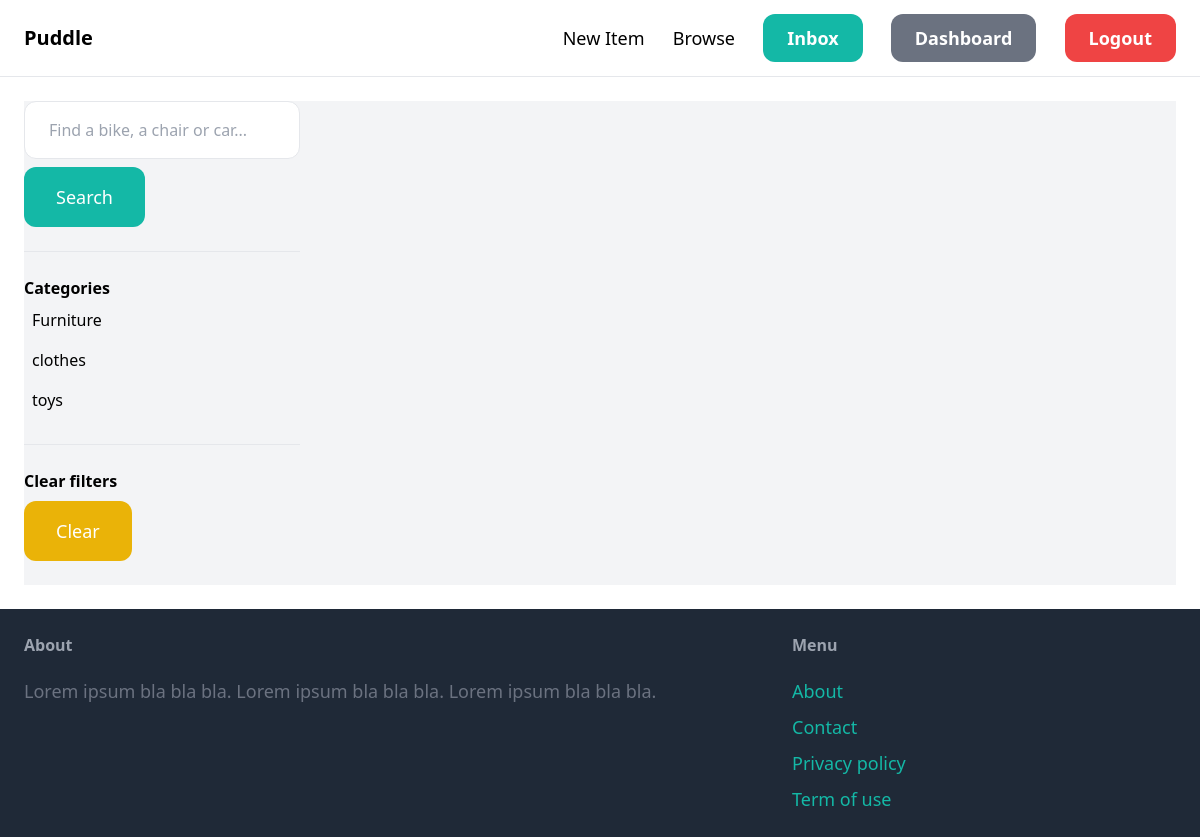
The app's page /item/?query=&category=5 (signed in), older data.
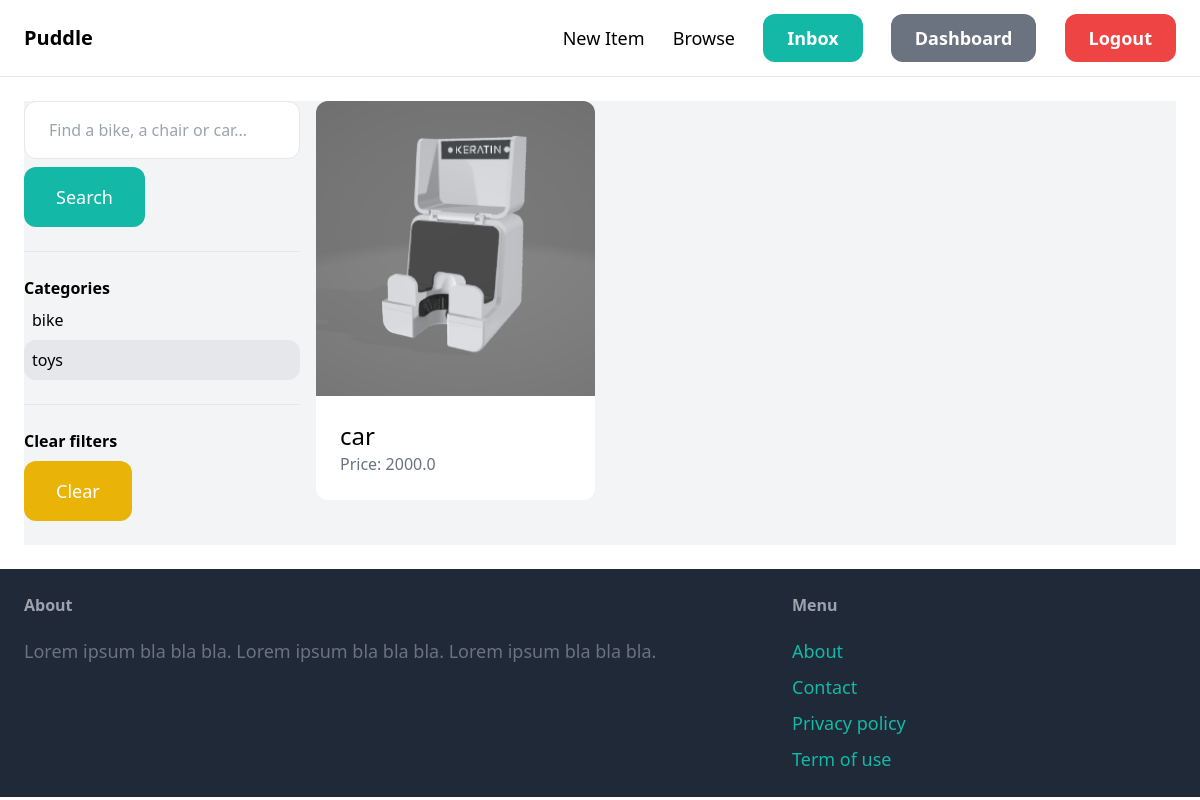
The same page, newer data.
### item/models.py (models this page shows, shortened)
class Category(models.Model):
    name = models.CharField(max_length=255)
    class Meta:
        ordering = ('name',)
        verbose_name_plural = "Categories"

class Item(models.Model):
    category = models.ForeignKey(Category, related_name='items', on_delete=models.CASCADE)
    name = models.CharField(max_length=255)
    description = models.TextField(blank=True, null=True)
    price = models.FloatField()
    image = models.ImageField(upload_to='item_images', blank=True, null=True)
    is_sold = models.BooleanField(default=False)
    created_by = models.ForeignKey(User, related_name='items', on_delete=models.CASCADE)
    created_at = models.DateTimeField(auto_now_add=True)

### item/views.py (the view)
# urls.py: path("",views.items , name="items"),
def items(request):
    query = request.GET.get('query', '')
    categories = Category.objects.all()
    category_id = request.GET.get('category', 0)
    items = Item.objects.filter(is_sold=False)
    if category_id:
        items = items.filter(category=category_id)
    if query:
        items = items.filter(Q(name__icontains=query) | Q(description__icontains=query))
    return render(request, 'item/items.html',{
        "items" : items,
        'qurey':query,
        'categories': categories,
        'category_id' : int(category_id)
    })

### item/templates/item/items.html (shortened to what this page needs)
{% extends 'core/base.html' %}
{% block content %}
    <div class="pb-6 grid grid-cols-4 gap-4 bg-gray-100">
        <div class="col-span-1">
            <form method="get" action="{% url "item:items" %}">
                <input name="query" class="w-full py-4 px-6 border rounded-xl" type="text" value="" placeholder="Find a bike, a chair or car...">
                <button class="mt-2 py-4 px-8 text-lg bg-teal-500 text-white rounded-xl">Search</button>
            </form>
            <hr class="my-6">
            <p class="font-semibold">Categories</p>
            <ul>
                {% for category in categories %}
                    <li class="py-2 px-2 rounded-xl{% if category.id == category_id %} bg-gray-200{% endif %}">
                        <a href="{% url 'item:items' %}?query={{query}}&category={{ category.id }}">{{ category.name }}</a>
                    </li>
                {% endfor %}
            </ul>
            <hr class="my-6">
            <p class="font-semibold">Clear filters</p>
            <ul>
                <li><a href="{% url 'item:items' %}" class="mt-2 py-4 px-8 inline-block bg-yellow-500 text-lg rounded-xl text-white">Clear</a>
        </div>
        <div class="col-span-3">
            <div class="grid grid-cols-3 gap-3">
                {% for item in items %}
                    <div>
                        <a href="{% url 'item:detail' item.id %}">
                            <div>
                                <img src="{{ item.image.url }}" class="rounded-t-xl">
                            </div>
                            <div class="p-6 bg-white rounded-b-xl">
                                <h2 class="text-2xl">{{ item.name }}</h2>
                                <p class="text-gray-500">Price: {{ item.price }}</p>
                            </div>
                        </a>
                    </div>
                {% endfor %}
            </div>
        </div>
    </div>
{% endblock %}

Row changes from the older to the newer data that the page shows:
removed Category: name "Furniture"
removed Category: name "clothes"
added Category: name "bike"
added Item: image (picture), name "car", price "2000.0"
